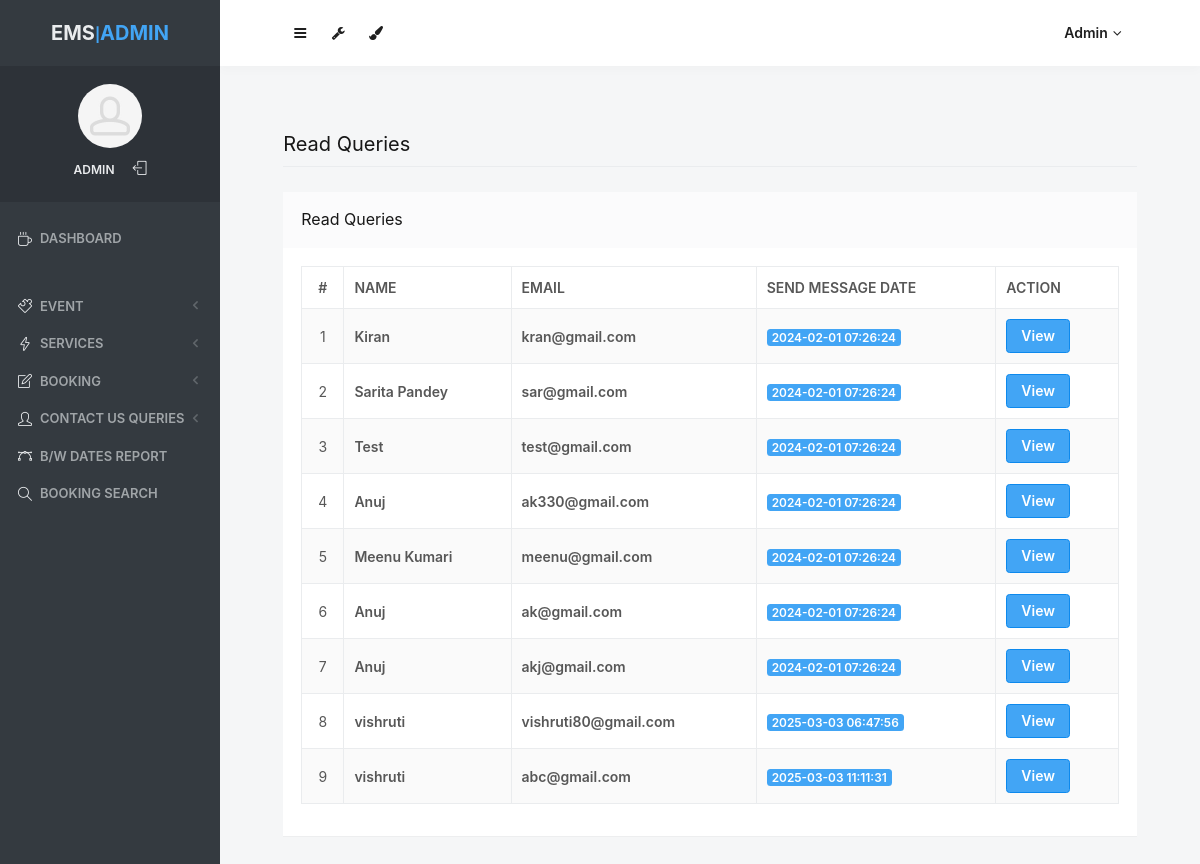
Screenshot of /admin/read-queries.php (signed in) with the database file from the repository.
### tables this page shows
CREATE TABLE `tblcontact` (
  `ID` int(10) NOT NULL,
  `Name` varchar(200) DEFAULT NULL,
  `Email` varchar(200) DEFAULT NULL,
  `Message` mediumtext DEFAULT NULL,
  `EnquiryDate` timestamp NOT NULL DEFAULT current_timestamp(),
  `IsRead` int(5) DEFAULT NULL
);

### admin/read-queries.php (the view, shortened to what this page needs)
<?php
include('includes/dbconnection.php');
if (strlen($_SESSION['odmsaid']==0)) {
  header('location:logout.php');
  } else{
  ?>
<!doctype html>
<html lang="en" class="no-focus">
    <head>
        <link rel="stylesheet" href="assets/js/plugins/datatables/dataTables.bootstrap4.min.css">
        <link rel="stylesheet" id="css-main" href="assets/css/codebase.min.css">
    </head>
    <body>
        <div id="page-container" class="sidebar-o sidebar-inverse side-scroll page-header-fixed main-content-narrow">
           <?php include_once('includes/sidebar.php');?>
          <?php include_once('includes/header.php');?>
            <main id="main-container">
                <div class="content">
                    <h2 class="content-heading">Read Queries</h2>
                    <div class="block">
                        <div class="block-header block-header-default">
                            <h3 class="block-title">Read Queries</h3>
                        </div>
                        <div class="block-content block-content-full">
                            <table class="table table-bordered table-striped table-vcenter js-dataTable-full-pagination">
                                <thead>
                                    <tr>
                                        <th class="text-center">#</th>
                                        <th class="d-none d-sm-table-cell">Name</th>
                                        <th class="d-none d-sm-table-cell">Email</th>
                                        <th class="d-none d-sm-table-cell">Send Message Date</th>
                                        <th class="d-none d-sm-table-cell" style="width: 15%;">Action</th>
                                       </tr>
                                </thead>
                                <tbody>
                                    <?php
$sql="SELECT * from tblcontact where IsRead='1'";
$query = $dbh -> prepare($sql);
$query->execute();
$results=$query->fetchAll(PDO::FETCH_OBJ);
$cnt=1;
if($query->rowCount() > 0)
{
foreach($results as $row)
{               ?>
                                    <tr>
                                        <td class="text-center"><?php echo htmlentities($cnt);?></td>
                                        <td class="font-w600"><?php  echo htmlentities($row->Name);?></td>
                                        <td class="font-w600"><?php  echo htmlentities($row->Email);?></td>
                                        <td class="font-w600">
                                            <span class="badge badge-primary"><?php  echo htmlentities($row->EnquiryDate);?></span>
                                        </td>
                                         <td class="d-none d-sm-table-cell"><a href="view-user-queries.php?viewid=<?php echo htmlentities ($row->ID);?>" class="btn btn-primary">View</a></td>
                                    </tr>
                                <?php $cnt=$cnt+1;}} ?>
                                </tbody>
                            </table>
                        </div>
                    </div>
                </div>
            </main>
        </div>
    </body>
</html>
<?php }  ?>

### admin/includes/sidebar.php (shortened to what this page needs)
     <?php
include('includes/dbconnection.php');
if (strlen($_SESSION['odmsaid']==0)) {
  header('location:logout.php');
  } else{
  ?>
   <nav id="sidebar">
                <div id="sidebar-scroll">
                    <div class="sidebar-content">
                        <div class="content-header content-header-fullrow px-15">
                            <div class="content-header-section text-center align-parent sidebar-mini-hidden">
                                <div class="content-header-item">
                                    <a class="link-effect font-w700" href="dashboard.php">
                                        <span class="font-size-xl text-dual-primary-dark">EMS</span>|<span class="font-size-xl text-primary">ADMIN</span>
                                    </a>
                                </div>
                            </div>
                        </div>
                        <div class="content-side content-side-full content-side-user px-10 align-parent">
                            <div class="sidebar-mini-hidden-b text-center">
                                <a class="img-link" href="dashboard.php">
                                    <img class="img-avatar" src="assets/img/avatars/avatar15.jpg" alt="">
                                </a>
                                <ul class="list-inline mt-10">
                                    <?php
$aid=$_SESSION['odmsaid'];
$sql="SELECT AdminName from  tbladmin where ID=:aid";
$query = $dbh -> prepare($sql);
$query->bindParam(':aid',$aid,PDO::PARAM_STR);
$query->execute();
$results=$query->fetchAll(PDO::FETCH_OBJ);
$cnt=1;
if($query->rowCount() > 0)
{
foreach($results as $row)
{               ?>
                                    <li class="list-inline-item">
                                        <a class="link-effect text-dual-primary-dark font-size-xs font-w600 text-uppercase" href="admin-profile.php"><?php  echo $row->AdminName;?></a>
                                    </li><?php $cnt=$cnt+1;}} ?>
                                    <li class="list-inline-item">
                                        <a class="link-effect text-dual-primary-dark" href="logout.php">
                                            <i class="si si-logout"></i>
                                        </a>
                                    </li>
                                </ul>
                            </div>
                        </div>
                        <div class="content-side content-side-full">
                            <ul class="nav-main">
                                <li class="open">
                                    <a href="dashboard.php"><i class="si si-cup"></i><span class="sidebar-mini-hide">Dashboard</span></a>
                                </li>
                                <li class="nav-main-heading"><span class="sidebar-mini-visible">UI</span><span class="sidebar-mini-hidden"></span></li>
                                <li>
                                    <a class="nav-submenu" data-toggle="nav-submenu"><i class="si si-puzzle"></i><span class="sidebar-mini-hide"></span>Event</a>
                                </li>
                                <li>
                                    <a class="nav-submenu" data-toggle="nav-submenu" href="#"><i class="si si-energy"></i><span class="sidebar-mini-hide">Services</span></a>
                                </li>
                                <li>
                                    <a class="nav-submenu" data-toggle="nav-submenu" href="#"><i class="si si-note"></i><span class="sidebar-mini-hide">Booking</span></a>
                                </li>
                                <li>
                                    <a class="nav-submenu" data-toggle="nav-submenu" href="#"><i class="si si-user"></i><span class="sidebar-mini-hide">Contact Us Queries</span></a>
                                </li>
                                <li>
                                    <a  href="between-dates-report.php"><i class="si si-vector"></i><span class="sidebar-mini-hide">B/w Dates Report</span></a>
                                </li>
                     <li>
                                    <a href="booking-search.php"><i class="si si-magnifier"></i><span class="sidebar-mini-hide">Booking Search</span></a>
                                </li>
                            </ul>
                        </div>
                    </div>
                </div>
            </nav>
           <?php }  ?>

### admin/includes/header.php (shortened to what this page needs)
   <?php
include('includes/dbconnection.php');
if (strlen($_SESSION['odmsaid']==0)) {
  header('location:logout.php');
  } else{
  ?>
            <header id="page-header">
                <div class="content-header">
                    <div class="content-header-section">
                        <button type="button" class="btn btn-circle btn-dual-secondary" data-toggle="layout" data-action="sidebar_toggle">
                            <i class="fa fa-navicon"></i>
                        </button>
                        <div class="btn-group" role="group">
                            <button type="button" class="btn btn-circle btn-dual-secondary" id="page-header-options-dropdown" data-toggle="dropdown" aria-haspopup="true" aria-expanded="false">
                                <i class="fa fa-wrench"></i>
                            </button>
                        </div>
                        <div class="btn-group" role="group">
                            <button type="button" class="btn btn-circle btn-dual-secondary" id="page-header-themes-dropdown" data-toggle="dropdown" aria-haspopup="true" aria-expanded="false">
                                <i class="fa fa-paint-brush"></i>
                            </button>
                        </div>
                    </div>
                    <div class="content-header-section">
                        <div class="btn-group" role="group">
                            <?php
$aid=$_SESSION['odmsaid'];
$sql="SELECT AdminName from  tbladmin where ID=:aid";
$query = $dbh -> prepare($sql);
$query->bindParam(':aid',$aid,PDO::PARAM_STR);
$query->execute();
$results=$query->fetchAll(PDO::FETCH_OBJ);
$cnt=1;
if($query->rowCount() > 0)
{
foreach($results as $row)
{               ?>
                            <button type="button" class="btn btn-rounded btn-dual-secondary" id="page-header-user-dropdown" data-toggle="dropdown" aria-haspopup="true" aria-expanded="false">
                                <?php  echo $row->AdminName;?><i class="fa fa-angle-down ml-5"></i>
                            </button>
                            <?php $cnt=$cnt+1;}} ?>
                        </div>
                    </div>
                </div>
            </header>
            <?php }  ?>

### rows the page displays
tblcontact: Name "Kiran", Email "kran@gmail.com", EnquiryDate "2024-02-01 07:26:24"
tblcontact: Name "Sarita Pandey", Email "sar@gmail.com", EnquiryDate "2024-02-01 07:26:24"
tblcontact: Name "Test", Email "test@gmail.com", EnquiryDate "2024-02-01 07:26:24"
tblcontact: Name "Anuj", Email "ak330@gmail.com", EnquiryDate "2024-02-01 07:26:24"
tblcontact: Name "Meenu Kumari", Email "meenu@gmail.com", EnquiryDate "2024-02-01 07:26:24"
tblcontact: Name "Anuj", Email "ak@gmail.com", EnquiryDate "2024-02-01 07:26:24"
tblcontact: Name "Anuj", Email "akj@gmail.com", EnquiryDate "2024-02-01 07:26:24"
tblcontact: Name "vishruti", Email "vishruti80@gmail.com", EnquiryDate "2025-03-03 06:47:56"
tblcontact: Name "vishruti", Email "abc@gmail.com", EnquiryDate "2025-03-03 11:11:31"

### other values shown
$row->AdminName "ADMIN"
$row->AdminName "Admin"
